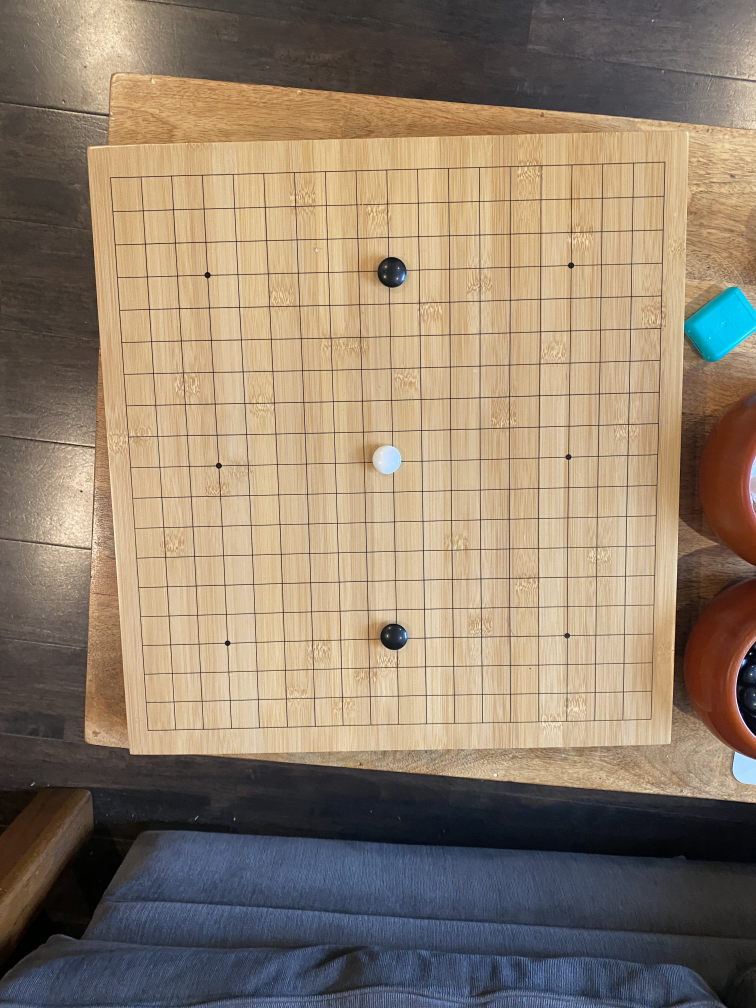
#> input picture images/IMG-3660.jpg, 3024 x 4032 px (shown at 1/4 size)
$ python segmentation.py
#> lines starting #> are read from the running program, lines starting #| are printed output that depends on the picture; after the words box and inside, x2 and y2 are one past the last pixel; in counts of white or black regions, pixels touching at a corner belong together
import cv2
import sys
import numpy as np
TMP_IMAGE_PATH = "../images/IMG-3660.jpg"

#percent by which the image is resized
SCALE_PERCENT = 40

def main():

    # Read image
    image = cv2.imread(TMP_IMAGE_PATH)
#> image is the input picture: shape (4032, 3024, 3); mean B, G, R 108.5, 127.6, 144.2

    # Debugging windwos
    cv2.namedWindow('finalImg', cv2.WINDOW_NORMAL)
    cv2.namedWindow('tmpImg', cv2.WINDOW_NORMAL)
    cv2.namedWindow('tmpImg1', cv2.WINDOW_NORMAL)

    # Setup Kernels for Smoothing and Dilation
    kernel_gaussian = np.ones((5,5),np.float32)/25
    kernel_dilation = np.ones((5,5),np.float32)

    # Scale Parameters
    width = int(image.shape[1] * SCALE_PERCENT / 100)
#> width = 1209
    height = int(image.shape[0] * SCALE_PERCENT / 100)
#> height = 1612
    dsize = (width, height)
#> dsize = (1209, 1612)

    # Image Resizing
    image = cv2.resize(image, dsize)
#> image: shape (1612, 1209, 3)
    og_image =image

    image = cv2.filter2D(image,-1,kernel_gaussian)
    gray = cv2.cvtColor(image, cv2.COLOR_BGR2GRAY) # openCV Enum for grayscale images
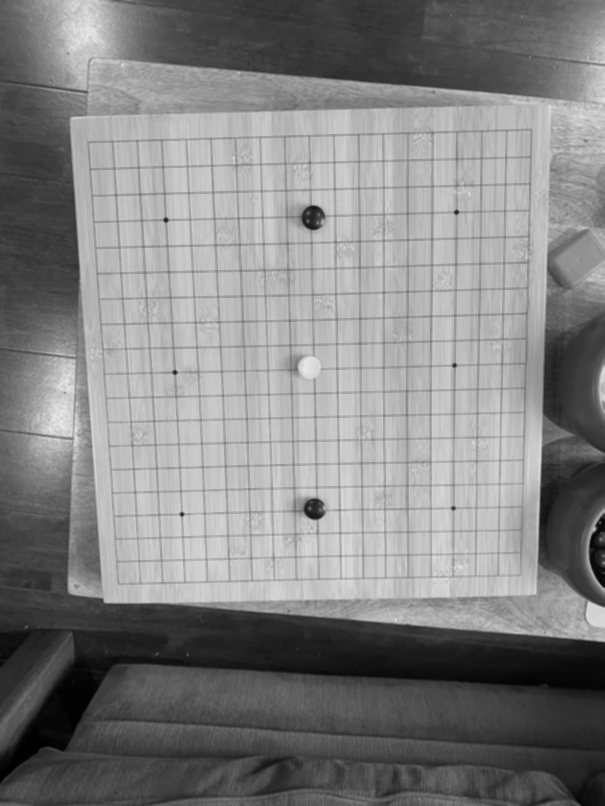
#> gray: shape (1612, 1209) (shown at 1/2 size); min 0, max 236, mean 130.3

    # Canny Edge Detection
    '''
    minVal = 50 - empircally chosen
    maxVal = 150 - empircally chosen
    apetureSize = 3

    Apeture size (range[3,7]) is chosen to be the smallest possible.
    Increasing apeture size will **increase** the number of edges found.

    It is recommended to change the smoothing algorithm _before_ adjusting these parameters.
    '''
    edges = cv2.Canny(gray,50,150,apertureSize = 3)
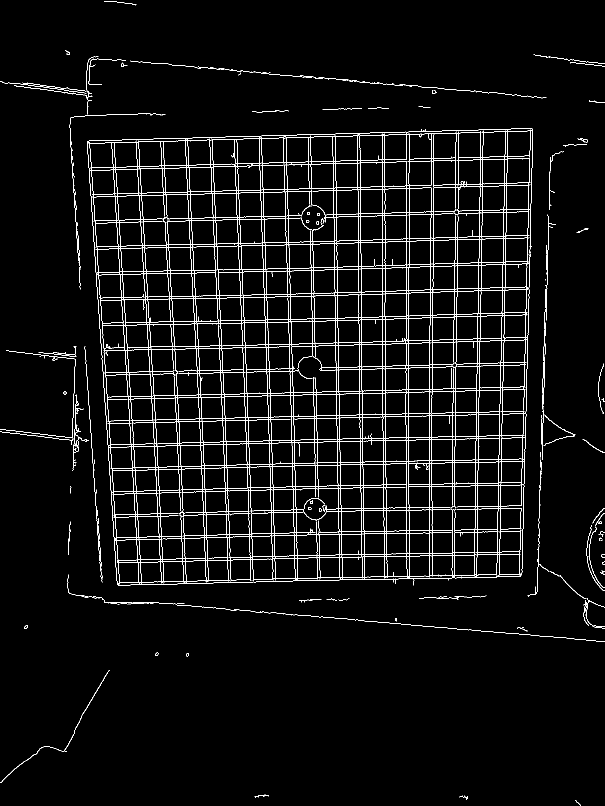
#> edges: shape (1612, 1209) (shown at 1/2 size); 3.9% white in thin lines or dots
    cv2.imshow("tmpImg1", edges)

    # Morphological Transformations
    '''
    https://opencv-python-tutroals.readthedocs.io/en/latest/py_tutorials/py_imgproc/py_morphological_ops/py_morphological_ops.html

    Image dilation is used to increase the size of the existing lines. The kernel selected will dilate _white_ pixels.

    Increasing iterations will further dilate the edge image.
    '''
    dilation = cv2.dilate(edges,kernel_dilation,iterations = 1)
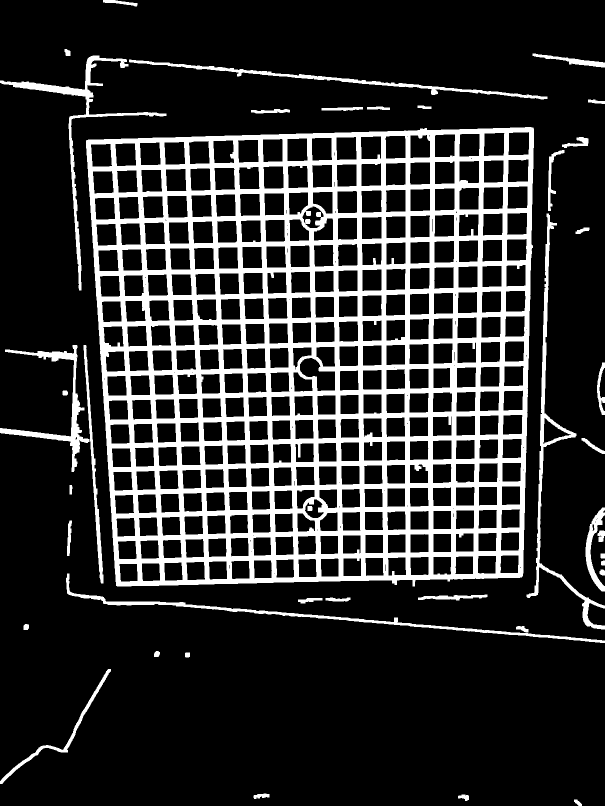
#> dilation: shape (1612, 1209) (shown at 1/2 size); 18.1% white; 40 white regions, largest, box (x1, y1, x2, y2) and area: (172, 254, 1068, 1173) 303322, (1053, 427, 1209, 1259) 8178, (0, 111, 333, 581) 7294
    cv2.imshow("tmpImg", dilation)


    '''
    TODO(Chris): Further morphological transformations, specifically Closing and Opening (see link above), will further increase the clarity of the edge image. It may be possible to reduce the intensity of the dilation algorithm after Closing andn Opening are added.
    '''

    # Probablistic Hough Transform
    '''
    Threshold, minLineLength, and maxLineGap are tuned to detect lines in the edge image.

    threshold is the minimum # of votes needed for a line to be considered a line
    minLineLength is self explanantory
    minLineGap is the biggest allowoed gap between two pixels of the same line
    '''
    threshold = 120
    minLineLength = 200
    maxLineGap = 30
    # Note: Lines is a 3D numpy ndarray
    lines = cv2.HoughLinesP(dilation,1,np.pi/(180),threshold,minLineLength=minLineLength, maxLineGap=maxLineGap)
#> lines = 458 rows, first 6: [48, 708, 1093, 671], [279, 1203, 1208, 1284], [146, 398, 1065, 365], [469, 271, 501, 1166], [143, 841, 1088, 824], [816, 1159, 816, 261]

    for i in range(lines.shape[0]):
        x1 = int(lines[i, :, 0])
        y1 = int(lines[i, :, 1])
        x2 = int(lines[i, :, 2])
        y2 = int(lines[i, :, 3])
        cv2.line(og_image,(x1,y1),(x2,y2),(0,255,0),2)
#> this loop made 458 passes
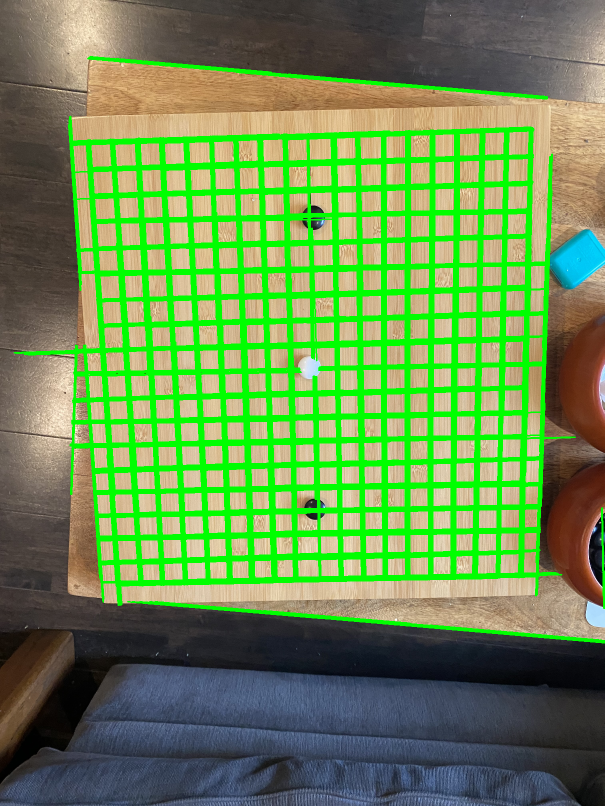
#> og_image: shape (1612, 1209, 3) (shown at 1/2 size); mean B, G, R 82.1, 144.6, 106.1

    cv2.imshow("finalImg", og_image)
    cv2.waitKey(0)
    cv2.destroyAllWindows()

if __name__ == '__main__':
    main()

$ run again, with images/IMG-3658.jpg copied over images/IMG-3660.jpg
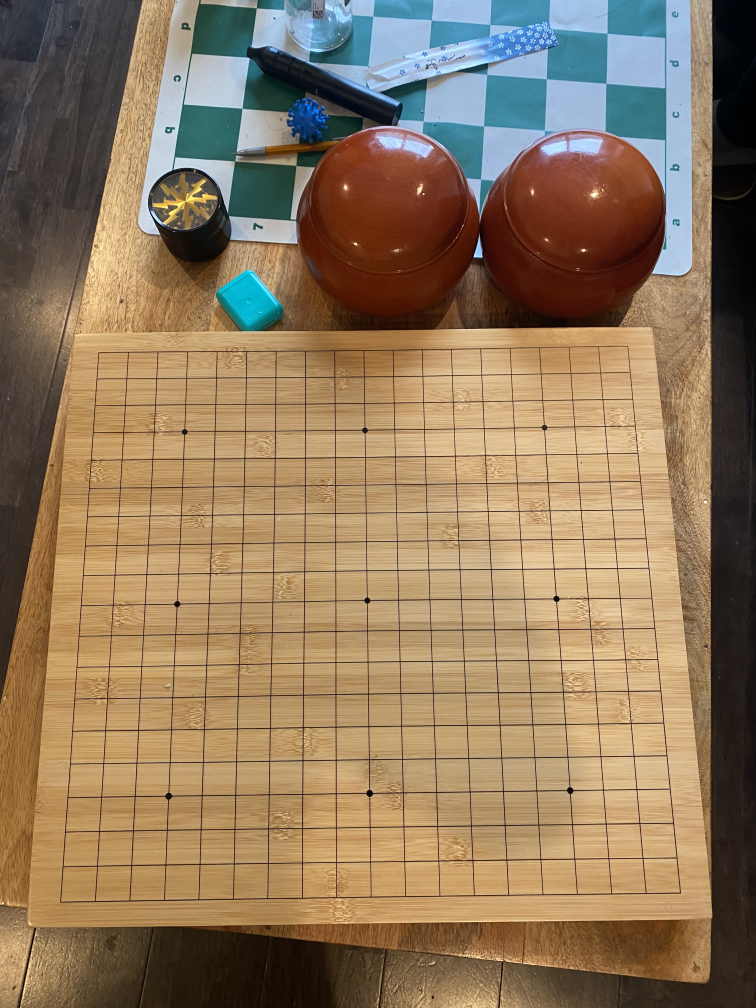
#> input picture images/IMG-3658.jpg, 3024 x 4032 px (shown at 1/4 size)
#> in main, image is the input picture: shape (4032, 3024, 3); mean B, G, R 93.7, 121.7, 144.6
#> in main, `edges = cv2.Canny(gray,50,150,apertureSize = 3)`:
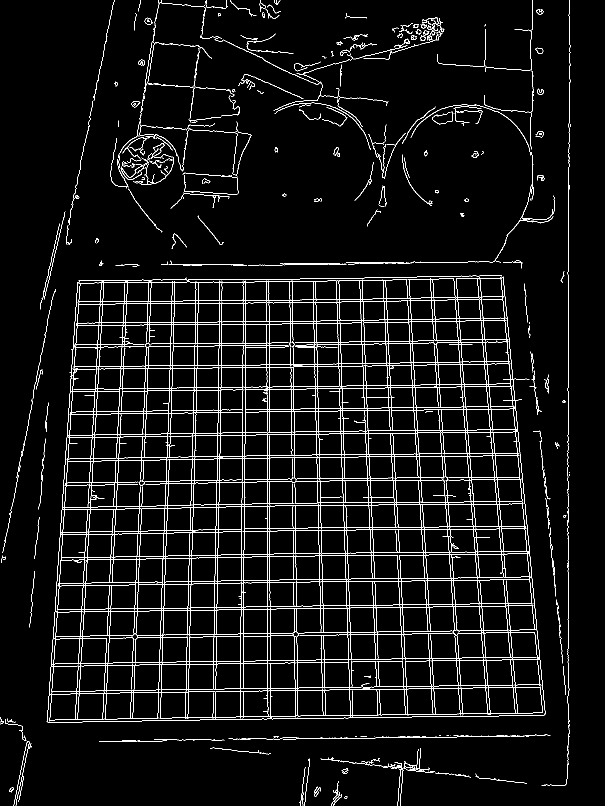
#> edges: shape (1612, 1209) (shown at 1/2 size); 4.6% white in thin lines or dots
#> dilation: shape (1612, 1209); 22% white; 69 white regions, largest, box (x1, y1, x2, y2) and area: (91, 549, 1093, 1448) 318061, (219, 0, 1111, 539) 58289, (1081, 0, 1143, 1574) 9616
#> lines = 505 rows, first 6: [1135, 1565, 1135, 245], [1138, 1531, 1138, 0], [1136, 1559, 1136, 96], [1137, 1555, 1137, 0], [264, 1444, 295, 558], [488, 1440, 488, 526]
#> the loop in main, `for i in range(lines.shape[0]):` made 505 passes
#> after the loop in main, `for i in range(lines.shape[0]):`:
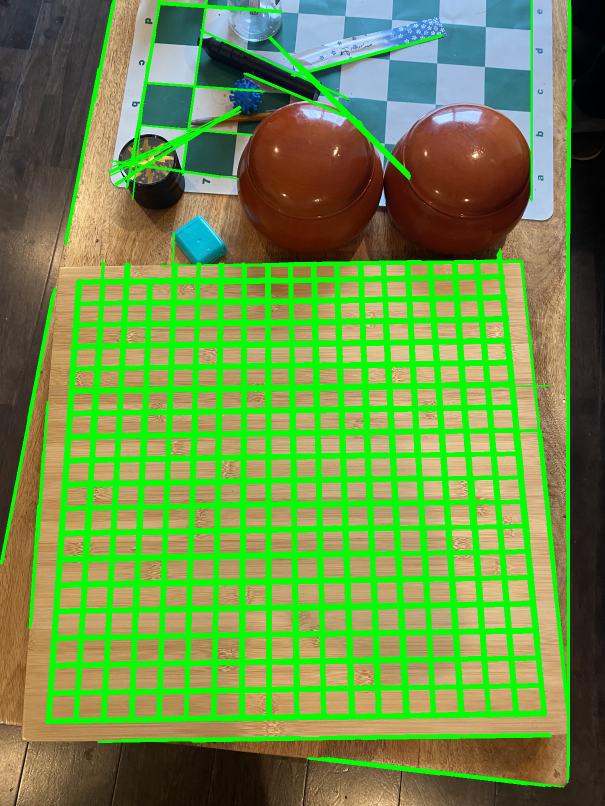
#> og_image: shape (1612, 1209, 3) (shown at 1/2 size); mean B, G, R 70.9, 147.3, 106.4

$ run again, with images/IMG-3659.jpg copied over images/IMG-3660.jpg
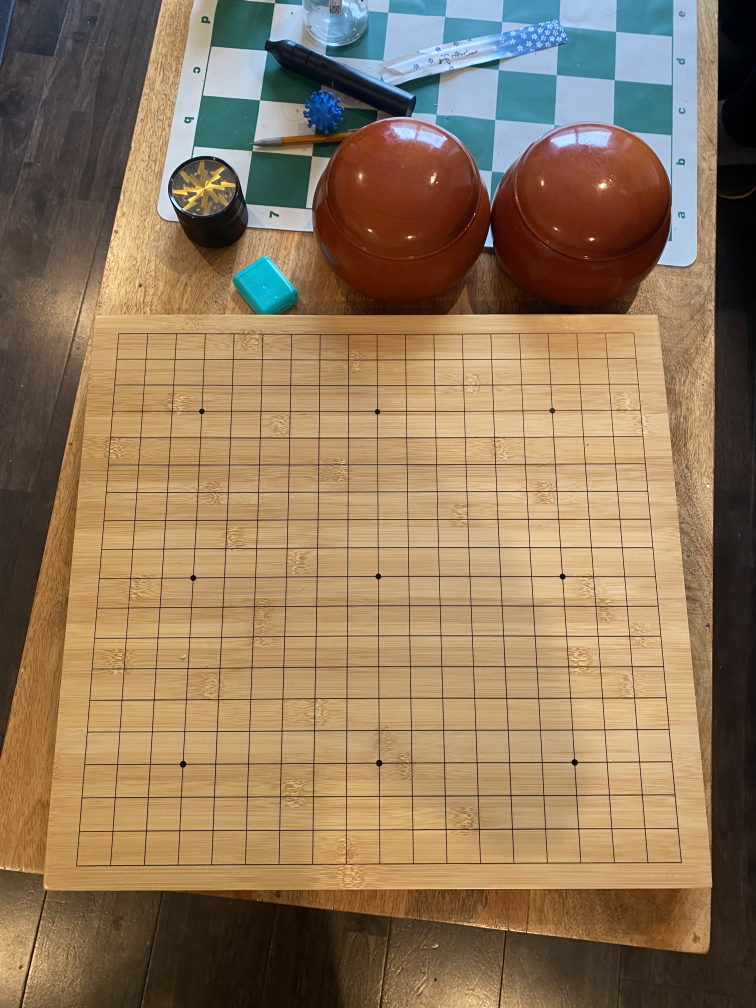
#> input picture images/IMG-3659.jpg, 3024 x 4032 px (shown at 1/4 size)
#> in main, image is the input picture: shape (4032, 3024, 3); mean B, G, R 91.5, 119.8, 144.1
#> in main, `edges = cv2.Canny(gray,50,150,apertureSize = 3)`:
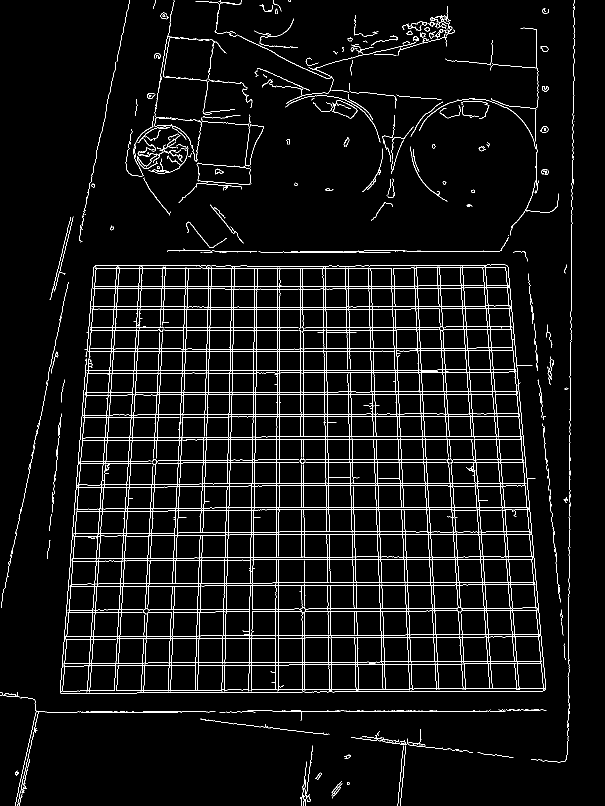
#> edges: shape (1612, 1209) (shown at 1/2 size); 4.4% white in thin lines or dots
#> dilation: shape (1612, 1209); 21.3% white; 62 white regions, largest, box (x1, y1, x2, y2) and area: (118, 527, 1094, 1390) 304354, (332, 0, 1119, 508) 35302, (249, 0, 530, 433) 20808
#> lines = 519 rows, first 6: [448, 1386, 464, 500], [69, 1423, 1094, 1423], [287, 1387, 333, 499], [1016, 529, 1091, 1383], [156, 474, 256, 0], [388, 1387, 419, 489]
#> the loop in main, `for i in range(lines.shape[0]):` made 519 passes
#> after the loop in main, `for i in range(lines.shape[0]):`:
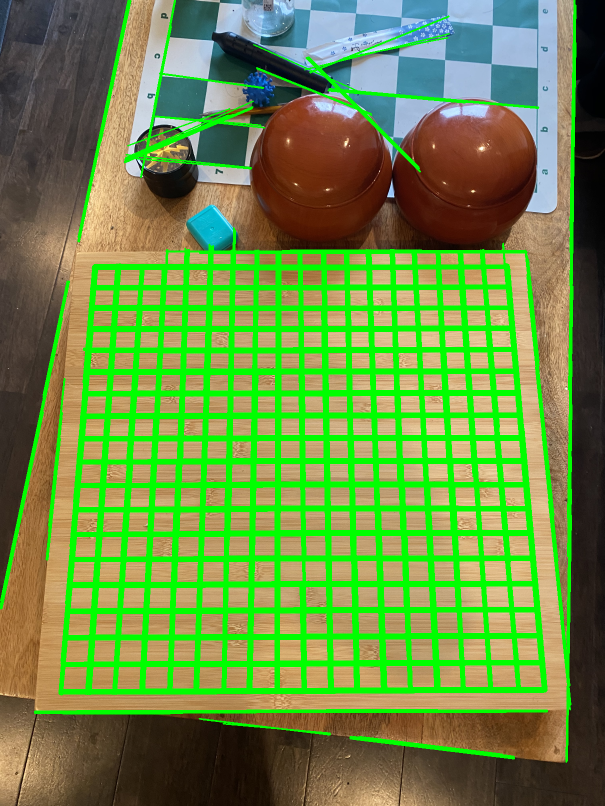
#> og_image: shape (1612, 1209, 3) (shown at 1/2 size); mean B, G, R 69.7, 143.7, 107
